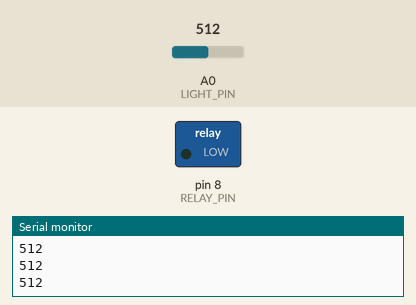
The sketch below on a simulated Arduino Uno, built with avr-gcc and run on an emulated ATmega328P. On the bench: switched loads named in the sketch (green lamp = pin HIGH), the last lines printed to the serial monitor. The test bench sets the inputs (shaded band); at power-on: A0 (LIGHT_PIN) = 512.

Above: at 1.2 s.
1.3 s: A0 (LIGHT_PIN) set to 488
At 2.5 s:
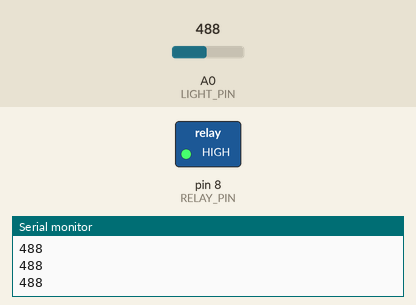
2.8 s: A0 (LIGHT_PIN) set to 510
At 3.8 s:
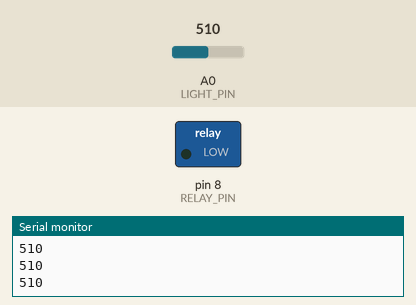
4.3 s: A0 (LIGHT_PIN) set to 490
At 4.9 s:
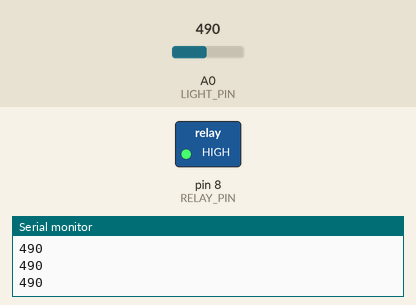
Timing chart, 0 to 7.3 s (numbered marks = the images above; inputs shaded):
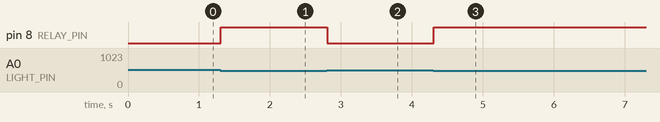

The sketch:

21127739.ino
```cpp
// Họ và tên: Vũ Minh Phát
// MSSV: 21127739
// Quiz 03

// Định nghĩa các pin sẽ sử dụng
#define LIGHT_PIN	A0
#define RELAY_PIN	8

// Khi giá trị quang trở chạm
// tới ngưỡng này thì tắt đèn
#define LIGHT_OFF_THRES	500

// Cường độ sáng đo được từ quang trở
int lightIntensity;

void setup() {
	pinMode(LIGHT_PIN, INPUT);
  	pinMode(RELAY_PIN, OUTPUT);

 	Serial.begin(9600);
}

void loop() {
  	lightIntensity = analogRead(LIGHT_PIN);
	Serial.println(lightIntensity);

  	// Bật đèn nếu giá trị quang trở < 500
  	if (lightIntensity < LIGHT_OFF_THRES) {
		digitalWrite(RELAY_PIN, HIGH);
    }
  	// Tắt đèn nếu ngược lại
    else {
        digitalWrite(RELAY_PIN, LOW);
    }
}
```

Measured:
- the behaviour switches between 500 and 499 on A0 (LIGHT_PIN) (found by bisection; images 0 and 1)
- after the input at 1.3 s, pin 8 (RELAY_PIN): LOW → HIGH at once
- after the input at 2.8 s, pin 8 (RELAY_PIN): HIGH → LOW at once
- after the input at 4.3 s, pin 8 (RELAY_PIN): LOW → HIGH at once
